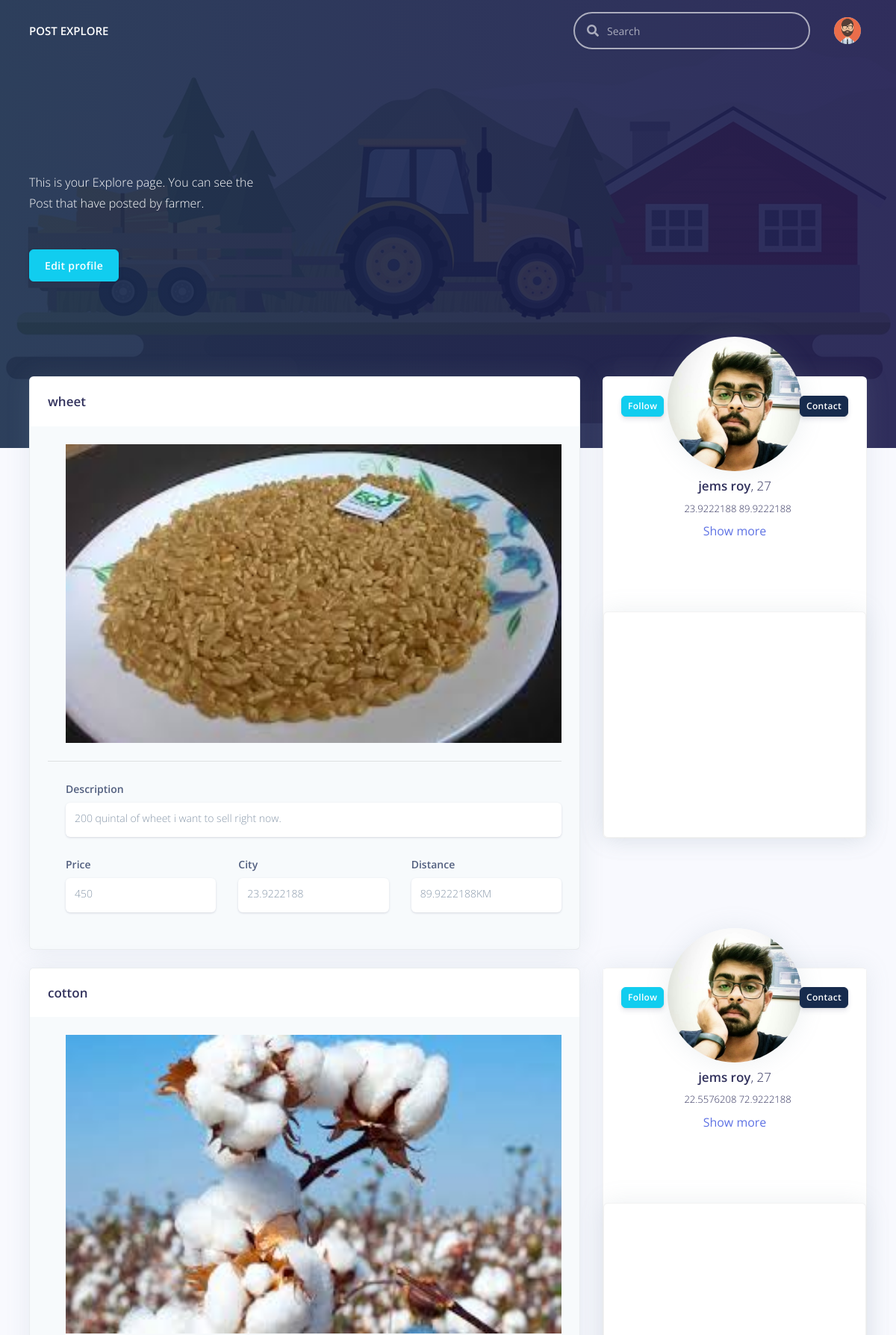
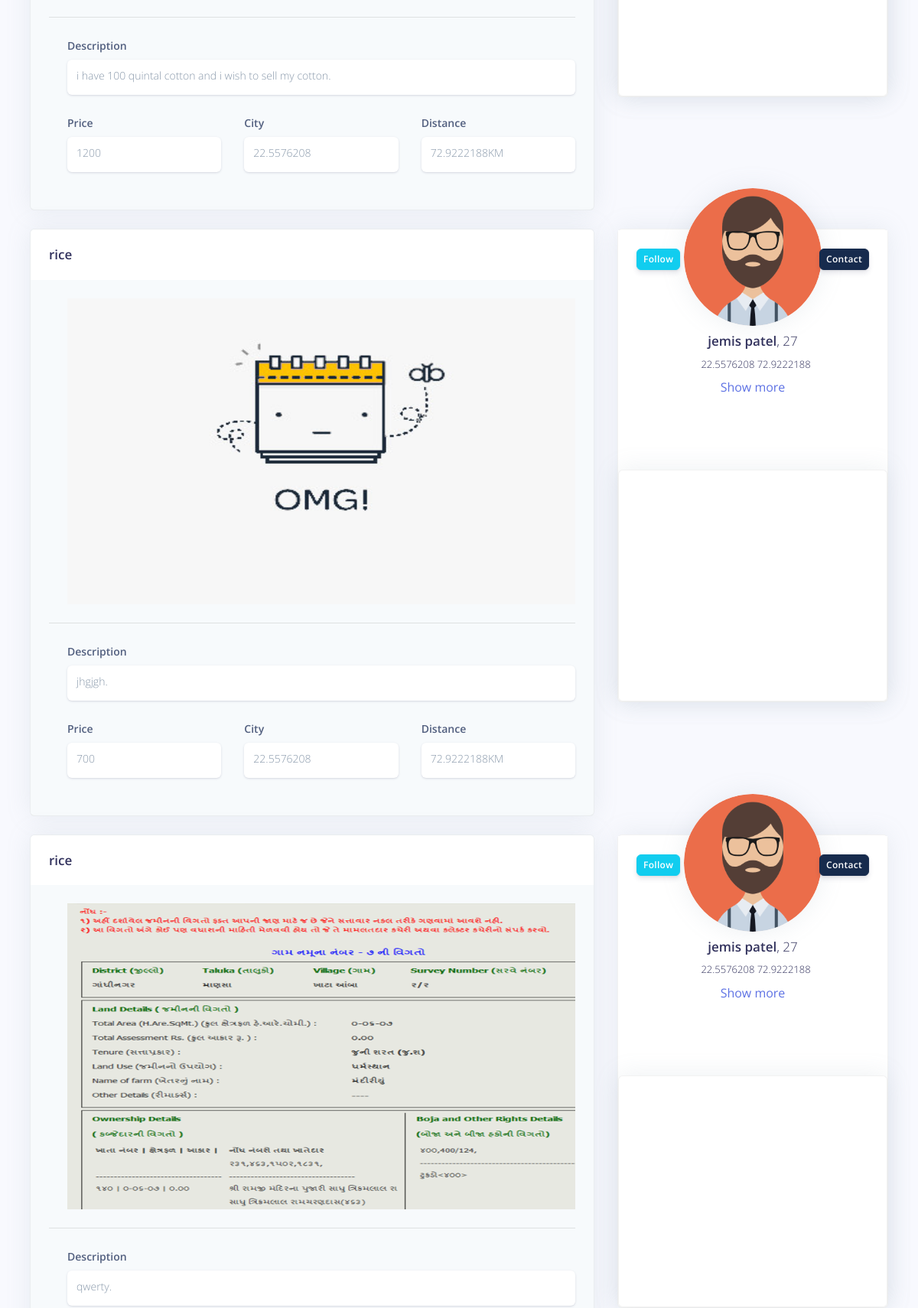
/dashboard/vendor1.php (upper part), run on the app's committed database (2 pictures, top to bottom).
### tables this page shows
CREATE TABLE `users` (
  `id` int(30) NOT NULL,
  `userid` varchar(30) NOT NULL,
  `type` varchar(20) NOT NULL,
  `fname` varchar(20) NOT NULL,
  `lname` varchar(20) NOT NULL,
  `email` varchar(50) NOT NULL,
  `mobile` varchar(20) NOT NULL,
  `pass` varchar(1024) NOT NULL,
  `adrs` varchar(256) NOT NULL,
  `status` int(5) NOT NULL DEFAULT '0',
  `kyc` varchar(25) NOT NULL DEFAULT '',
  `profile` varchar(25) NOT NULL DEFAULT '1.png'
);

CREATE TABLE `post` (
  `postid` int(30) NOT NULL,
  `desci` varchar(200) NOT NULL,
  `crop` varchar(30) NOT NULL,
  `price` int(20) NOT NULL,
  `owner` varchar(30) NOT NULL,
  `lon` varchar(10) NOT NULL,
  `lat` varchar(10) NOT NULL,
  `img` varchar(25) NOT NULL DEFAULT '1.jpg'
);

### connection.php (called while the page is built, shortened)
<?php
if(isset($_SESSION['userid']))
{
}
else
{
$profile="1.png";
}
?>

### dashboard/vendor1.php (the view, shortened to what this page needs)
<!DOCTYPE html>
<html lang="en">
<head>
  <link href="assets/js/plugins/nucleo/css/nucleo.css" rel="stylesheet" />
  <link href="assets/js/plugins/@fortawesome/fontawesome-free/css/all.min.css" rel="stylesheet" />
  <link href="assets/css/argon-dashboard.css" rel="stylesheet" />
</head>
<body class="">
    <?php
    require '../connection.php';
    $userid=$_SESSION['userid'];
?>
  <div class="main-content">
    <nav class="navbar navbar-top navbar-expand-md navbar-dark" id="navbar-main">
      <div class="container-fluid">
        <a class="h4 mb-0 text-white text-uppercase d-none d-lg-inline-block" href="index.html">POST EXPLORE</a>
        <form class="navbar-search navbar-search-dark form-inline mr-3 d-none d-md-flex ml-lg-auto">
          <div class="form-group mb-0">
            <div class="input-group input-group-alternative">
              <div class="input-group-prepend">
                <span class="input-group-text"><i class="fas fa-search"></i></span>
              </div>
              <input class="form-control" placeholder="Search" type="text">
            </div>
          </div>
        </form>
          <ul class="navbar-nav align-items-center d-none d-md-flex">
          <li class="nav-item dropdown">
            <a class="nav-link pr-0" href="#" role="button" data-toggle="dropdown" aria-haspopup="true" aria-expanded="false">
              <div class="media align-items-center">
                <span class="avatar avatar-sm rounded-circle">
                  <img alt="Image placeholder" src="../assets/img/theme/<?php echo $profile; ?>">
                </span>
              </div>
            </a>
          </li>
        </ul>
      </div>
    </nav>
    <div class="header pb-8 pt-5 pt-lg-8 d-flex align-items-center" style="min-height: 600px; background-image: url(../assets/img/theme/farm4.jpg); background-size: cover; background-position: center top;">
      <span class="mask bg-gradient-default opacity-8"></span>
      <div class="container-fluid d-flex align-items-center">
        <div class="row">
          <div class="col-lg-7 col-md-10">
            <p class="text-white mt-0 mb-5">This is your Explore page. You can see the Post  that have posted by farmer.</p>
            <a href="../profile.php" class="btn btn-info">Edit profile</a>
          </div>
        </div>
      </div>
    </div>
    <div class="container-fluid mt--7 justify-content-between">
    <?php
   $result = mysqli_query($con, "SELECT * FROM post WHERE owner!='$userid'");
  while($post = mysqli_fetch_array($result))
  {
    $owner=$post['owner'];
      $result1 = mysqli_query($con, "SELECT * FROM users WHERE userid='$owner'");
  while($own = mysqli_fetch_array($result1))
  {
        echo '<div class="row d-flex ">
           <div class="col-xl-4 order-xl-2 mb-5 mb-xl-0 float-right">
          <div class="card card-profile shadow">
            <div class="row justify-content-center">
              <div class="col-lg-3 order-lg-2">
                <div class="card-profile-image">
                  <a href="#">
                    <img src="../assets/img/theme/'.$own['profile'].'" class="rounded-circle">
                  </a>
                </div>
              </div>
            </div>
            <div class="card-header text-center border-0 pt-8 pt-md-4 pb-0 pb-md-4">
              <div class="d-flex justify-content-between">
              <form id="'.$own['userid'].$userid.'">
                <input type="hidden" id="f" value="'.$own['userid'].'">
                <input type="hidden" id="t" value="'.$userid.'">
                <input type="submit" name="submit" id="flw" value="Follow" class="btn btn-sm btn-info mr-4"></form>
                <form method="post" action="vendor.php">
                <input type="hidden" name="userid" value="'.$own['userid'].'">
                <input type="submit" name="con" value="Contact" class="btn btn-sm btn-default float-right">
                </form>
              </div>
            </div>
            <div class="card-body pt-0 pt-md-4">
              <div class="row">
                <div class="col">
                  <div class="card-profile-stats d-flex justify-content-center ">
                  </div>
                </div>
              </div>
              <div class="text-center">
                <h3>
                  '.$own['fname'].' '.$own['lname'].'<span class="font-weight-light">, 27</span>
                </h3>
                <div class="h5 font-weight-300">
                  <i class="ni location_pin mr-2"></i>'.$post['lat'].' '.$post['lon'].'
                </div>
                <a href="#">Show more</a>
              </div>
            </div>
              <br><br><br>
            <div class="card card-profile shadow">
            <div class="row justify-content-center">
              <div class="col-lg-3 order-lg-2">
              </div>
            </div>
            <div class="card-body pt-0 pt-md-4" id="map'.$post['postid'].'" style="height:300px;width:100%:">
            </div>
      var myLatlng = new google.maps.LatLng("'.$post['lat'].'","'.$post['lon'].'");
    var map = new google.maps.Map(document.getElementById("map'.$post['postid'].'"), mapOptions);
</div>
          </div>
        </div><div class="col-xl-8 order-xl-1 ">
          <div class="card bg-secondary shadow">
            <div class="card-header bg-white border-0">
              <div class="row align-items-center">
                <div class="col-8">
                  <h3 class="mb-0">'.$post['crop'].'</h3>
                </div>
                <div class="col-4 text-right">';
                 if($post['owner']=$userid)
                  { echo '
                <form action="vendor.php" method="post">
                <input type="hidden" name="pid" value='.$post['postid'].'
                  <input type="submit" name="delete" value="Delete" class="btn btn-sm btn-primary"></form>';
                }
                  echo '
                </div>
              </div>
            </div>
            <div class="card-body">
              <form>
                <div class="pl-lg-4">
                  <div class="row">
                    <div class="col-md-12">
                      <img src="../assets/img/post/'.$post['img'].'"  class="col-md-12" style=" padding: 0;
    display: block;
    margin: 0 auto;
    max-width: 100%;height:400px;">
                    </div>
                  </div>
                </div>
                <hr class="my-4" />
                <div class="pl-lg-4">
                  <div class="row">
                    <div class="col-md-12">
                      <div class="form-group">
                        <label class="form-control-label" for="input-first-name">Description</label>
                         <p class="form-control form-control-alternative" >'.$post['desci'].'.</p>
                      </div>
                    </div>
                  </div>
                  <div class="row">
                    <div class="col-lg-4">
                  <div class="form-group">
                        <label class="form-control-label" for="input-address">Price</label>
                        <p class="form-control form-control-alternative" >'.$post['price'].'</p>
                      </div>
                    </div>
                    <div class="col-lg-4">
                      <div class="form-group">
                        <label class="form-control-label" for="input-city">City</label>
                         <p class="form-control form-control-alternative" >'.$post['lat'].'</p>
                      </div>
                    </div>
                    <div class="col-lg-4">
                      <div class="form-group">
                        <label class="form-control-label" for="input-country">Distance</label>
                         <p class="form-control form-control-alternative" >'.$post['lon'].'KM</p>
                      </div>
                    </div>
                    <div class="col-lg-4">
                    </div>
                  </div>
                </div>
              </form>
            </div>
          </div>
        </div>
      </div>  <br>';
       } }?>
  </div>
</div>
</body>
</html>

### data on the page
post: lat "23.9222188", lon "89.9222188", crop "wheet", desci "200 quintal of wheet i want to sell right now", price "450"
users: profile (picture), fname "jems", lname "roy", $post['postid'] 1 (drawn), post.img (picture)
post: lat "22.5576208", lon "72.9222188", crop "cotton", desci "i have 100 quintal cotton and i wish to sell my cotton", price "1200"
post: lat "22.5576208", lon "72.9222188", crop "rice", desci "jhgjgh", price "700"
users: profile (picture), fname "jemis", lname "patel", post.img (picture)
post: lat "22.5576208", lon "72.9222188", crop "rice", desci "qwerty"
